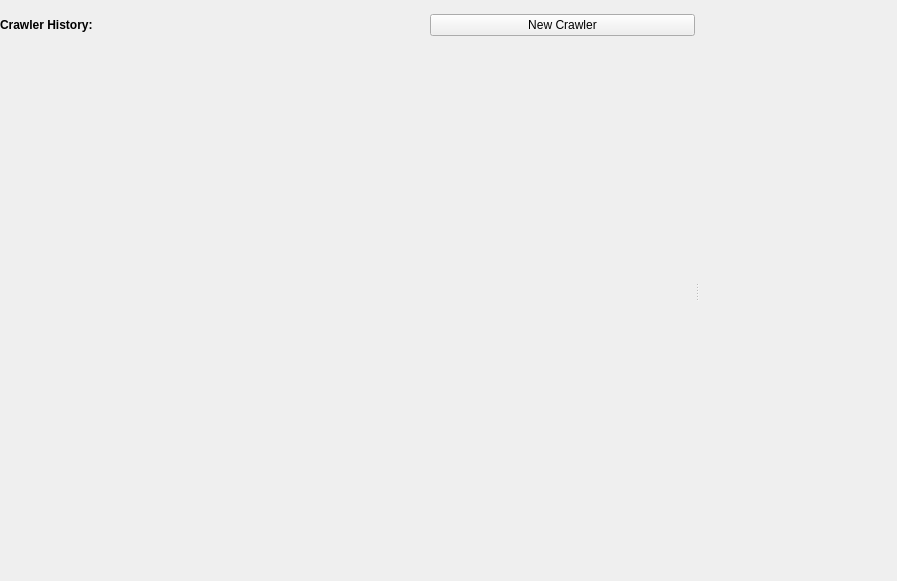
<?xml version="1.0" encoding="UTF-8"?>
<ui version="4.0">
 <class>CrawlsPage</class>
 <widget class="QWidget" name="CrawlsPage">
  <property name="geometry">
   <rect>
    <x>0</x>
    <y>0</y>
    <width>897</width>
    <height>581</height>
   </rect>
  </property>
  <property name="windowTitle">
   <string>Form</string>
  </property>
  <layout class="QVBoxLayout" name="verticalLayout_2">
   <property name="leftMargin">
    <number>0</number>
   </property>
   <property name="topMargin">
    <number>0</number>
   </property>
   <property name="rightMargin">
    <number>0</number>
   </property>
   <property name="bottomMargin">
    <number>0</number>
   </property>
   <item>
    <widget class="QSplitter" name="splitter">
     <property name="orientation">
      <enum>Qt::Horizontal</enum>
     </property>
     <widget class="QWidget" name="layoutWidget">
      <layout class="QVBoxLayout" name="verticalLayout">
       <item>
        <widget class="QWidget" name="crawlerToolbar" native="true">
         <property name="sizePolicy">
          <sizepolicy hsizetype="Preferred" vsizetype="Maximum">
           <horstretch>0</horstretch>
           <verstretch>0</verstretch>
          </sizepolicy>
         </property>
         <property name="maximumSize">
          <size>
           <width>16777215</width>
           <height>50</height>
          </size>
         </property>
         <layout class="QHBoxLayout" name="horizontalLayout">
          <property name="leftMargin">
           <number>0</number>
          </property>
          <property name="topMargin">
           <number>0</number>
          </property>
          <property name="rightMargin">
           <number>0</number>
          </property>
          <property name="bottomMargin">
           <number>0</number>
          </property>
          <item>
           <widget class="QLabel" name="label">
            <property name="font">
             <font>
              <weight>75</weight>
              <bold>true</bold>
             </font>
            </property>
            <property name="text">
             <string>Crawler History:</string>
            </property>
           </widget>
          </item>
          <item>
           <spacer name="horizontalSpacer">
            <property name="orientation">
             <enum>Qt::Horizontal</enum>
            </property>
            <property name="sizeType">
             <enum>QSizePolicy::Maximum</enum>
            </property>
            <property name="sizeHint" stdset="0">
             <size>
              <width>158</width>
              <height>20</height>
             </size>
            </property>
           </spacer>
          </item>
          <item>
           <widget class="QPushButton" name="newCrawlerButton">
            <property name="text">
             <string>New Crawler</string>
            </property>
           </widget>
          </item>
         </layout>
        </widget>
       </item>
       <item>
        <widget class="CrawlsTable" name="crawlsTable" native="true">
         <property name="sizePolicy">
          <sizepolicy hsizetype="Minimum" vsizetype="Preferred">
           <horstretch>0</horstretch>
           <verstretch>0</verstretch>
          </sizepolicy>
         </property>
         <property name="minimumSize">
          <size>
           <width>350</width>
           <height>0</height>
          </size>
         </property>
        </widget>
       </item>
      </layout>
     </widget>
     <widget class="CrawlView" name="crawlView" native="true">
      <property name="sizePolicy">
       <sizepolicy hsizetype="Expanding" vsizetype="Preferred">
        <horstretch>0</horstretch>
        <verstretch>0</verstretch>
       </sizepolicy>
      </property>
     </widget>
    </widget>
   </item>
  </layout>
 </widget>
 <customwidgets>
  <customwidget>
   <class>CrawlsTable</class>
   <extends>QWidget</extends>
   <header>widgets.crawls.crawls_table.h</header>
   <container>1</container>
  </customwidget>
  <customwidget>
   <class>CrawlView</class>
   <extends>QWidget</extends>
   <header>widgets.crawls.crawl_view.h</header>
   <container>1</container>
  </customwidget>
 </customwidgets>
 <resources/>
 <connections/>
</ui>
